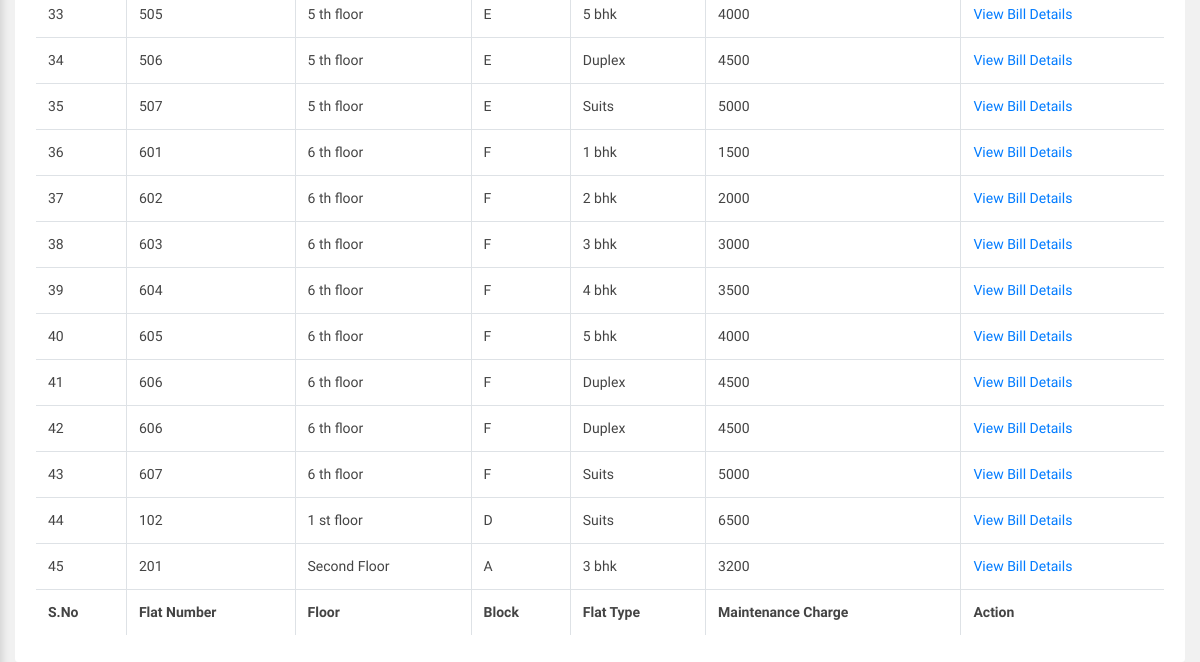
The app's page /sms/admin/manage-bill.php (signed in, lower part), older data.
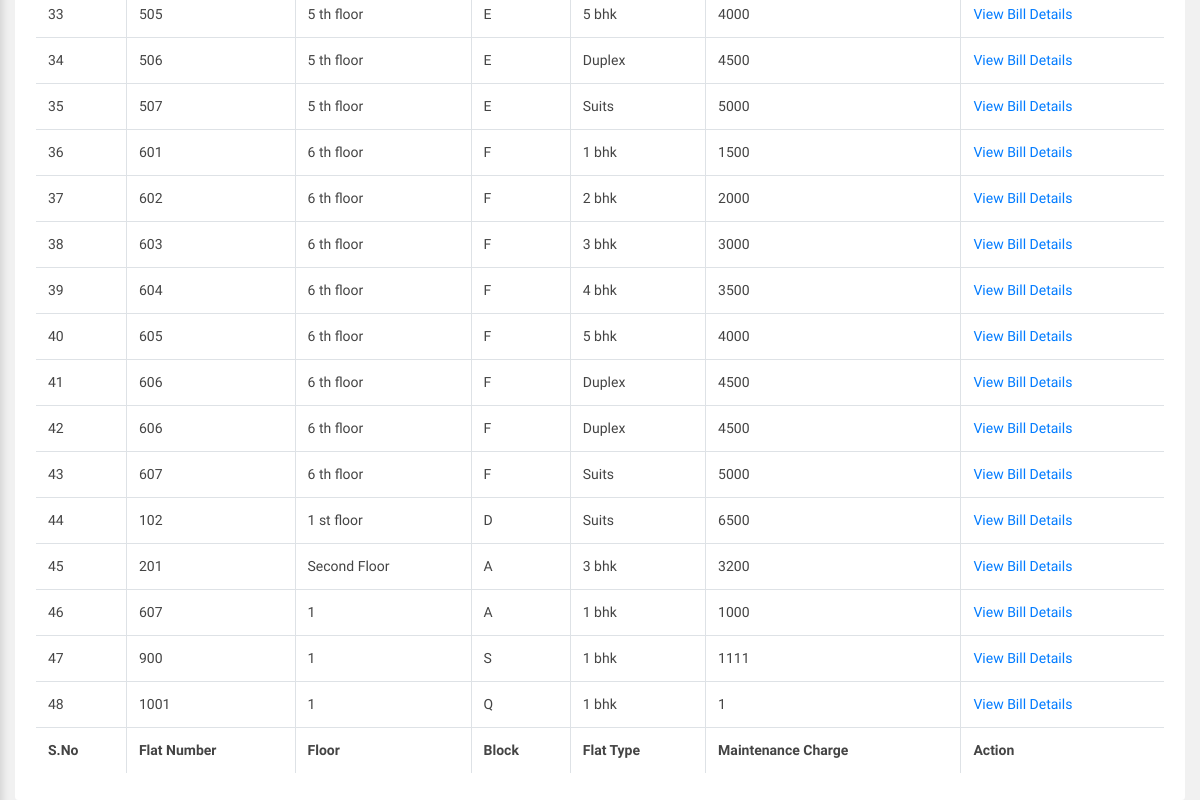
The same page, newer data.
### tables this page shows
CREATE TABLE `tblflat` (
  `ID` int(10) NOT NULL,
  `FlatNum` int(50) DEFAULT NULL,
  `Floor` varchar(50) DEFAULT NULL,
  `Block` varchar(50) DEFAULT NULL,
  `FlatType` varchar(120) DEFAULT NULL,
  `MCharge` varchar(200) DEFAULT NULL,
  `CreationDate` timestamp NULL DEFAULT current_timestamp(),
  `Password` varchar(255) NOT NULL
);

### sms/admin/manage-bill.php (the view, shortened to what this page needs)
<?php
include('includes/dbconnection.php');
if (strlen($_SESSION['smsaid']==0)) {
  header('location:logout.php');
  } else{
  ?>
<!doctype html>
<html lang="en">
<head>
<link rel="stylesheet" href="../assets/vendor/bootstrap/css/bootstrap.min.css">
<link rel="stylesheet" href="../assets/vendor/animate-css/animate.min.css">
<link rel="stylesheet" href="../assets/vendor/font-awesome/css/font-awesome.min.css">
<link rel="stylesheet" href="../assets/vendor/jquery-datatable/dataTables.bootstrap4.min.css">
<link rel="stylesheet" href="../assets/vendor/jquery-datatable/fixedeader/dataTables.fixedcolumns.bootstrap4.min.css">
<link rel="stylesheet" href="../assets/vendor/jquery-datatable/fixedeader/dataTables.fixedheader.bootstrap4.min.css">
<link rel="stylesheet" href="../assets/vendor/sweetalert/sweetalert.css"/>
<link rel="stylesheet" href="assets/css/main.css">
<link rel="stylesheet" href="assets/css/color_skins.css">
</head>
<body class="theme-blue">
<div id="wrapper">
    <div id="main-content">
        <div class="container-fluid">
            <div class="row clearfix">
                <div class="col-lg-12">
                    <div class="card">
                        <div class="body">
                            <div class="table-responsive">
                                <table class="table table-bordered table-hover js-basic-example dataTable table-custom">
                                    <tbody>
                                        <?php
$sql="SELECT * from tblflat";
$query = $dbh -> prepare($sql);
$query->execute();
$results=$query->fetchAll(PDO::FETCH_OBJ);
$cnt=1;
if($query->rowCount() > 0)
{
foreach($results as $row)
{               ?>
                                        <tr>
                                           <td><?php echo htmlentities($cnt);?></td>
                  <td><?php  echo htmlentities($row->FlatNum);?>
                  </td>
                  <td><?php  echo htmlentities($row->Floor);?></td>
                  <td><?php  echo htmlentities($row->Block);?></td>
                  <td><?php  echo htmlentities($row->FlatType);?></td>
                  <td><?php  echo htmlentities($row->MCharge);?></td>
                  <td><a href="view-bill-detail.php?viewid=<?php echo htmlentities ($row->FlatNum);?>&&bviewid=<?php echo htmlentities ($row->Block);?>">View Bill Details</a></td>
                                        </tr>
                                        <?php $cnt=$cnt+1;}} ?>
                                    </tbody>
                                    <tfoot>
                                        <tr>
                                            <th>S.No</th>
                                            <th>Flat Number</th>
                                            <th>Floor</th>
                                            <th>Block</th>
                                            <th>Flat Type</th>
                                            <th>Maintenance Charge</th>
                                            <th>Action</th>
                                        </tr>
                                    </tfoot>
                                </table>
                            </div>
                        </div>
                    </div>
                </div>
              </div>
        </div>
    </div>
</div>
</body>
</html>
<?php }  ?>

Row changes from the older to the newer data that the page shows:
added tblflat: FlatNum "607", Floor "1", Block "A", FlatType "1 bhk", MCharge "1000"
added tblflat: FlatNum "900", Floor "1", Block "S", FlatType "1 bhk", MCharge "1111"
added tblflat: FlatNum "1001", Floor "1", Block "Q", FlatType "1 bhk", MCharge "1"
